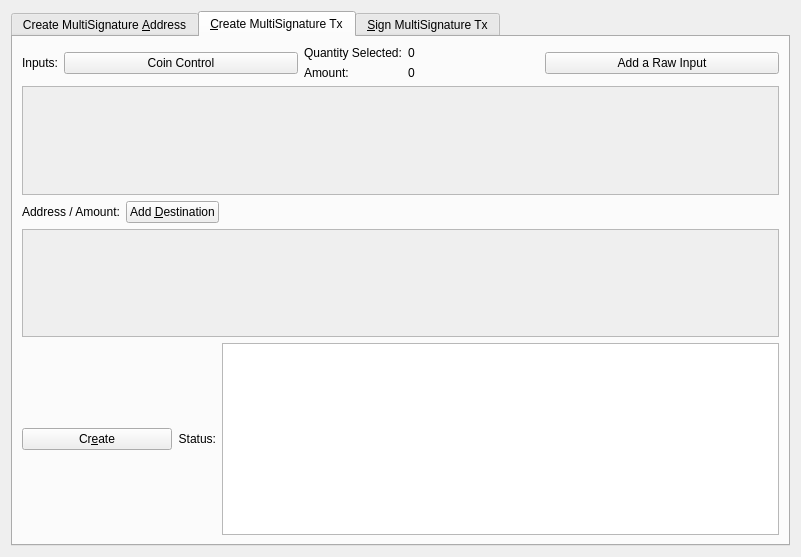
<?xml version="1.0" encoding="UTF-8"?>
<ui version="4.0">
 <class>MultisigDialog</class>
 <widget class="QDialog" name="MultisigDialog">
  <property name="geometry">
   <rect>
    <x>0</x>
    <y>0</y>
    <width>801</width>
    <height>557</height>
   </rect>
  </property>
  <property name="sizePolicy">
   <sizepolicy hsizetype="Fixed" vsizetype="Fixed">
    <horstretch>0</horstretch>
    <verstretch>0</verstretch>
   </sizepolicy>
  </property>
  <property name="windowTitle">
   <string>Multisignature Address Interactions</string>
  </property>
  <layout class="QVBoxLayout" name="verticalLayout_8">
   <item>
    <widget class="QTabWidget" name="multisigTabWidget">
     <property name="styleSheet">
      <string notr="true">QScrollArea{border: 1px solid #5b4c7c;}
QFrame{background-color:#f2f0f0;}
QLabel{background-color:#ffffff;}
QFrame &gt; QLabel{background-color:#f2f0f0;}</string>
     </property>
     <property name="currentIndex">
      <number>1</number>
     </property>
     <widget class="QWidget" name="addMultisigTab">
      <property name="sizePolicy">
       <sizepolicy hsizetype="Minimum" vsizetype="Minimum">
        <horstretch>0</horstretch>
        <verstretch>0</verstretch>
       </sizepolicy>
      </property>
      <attribute name="title">
       <string>Create MultiSignature &amp;Address</string>
      </attribute>
      <layout class="QVBoxLayout" name="verticalLayout">
       <item>
        <layout class="QHBoxLayout" name="enterMLayout">
         <item>
          <widget class="QSpinBox" name="enterMSpinbox">
           <property name="sizePolicy">
            <sizepolicy hsizetype="Fixed" vsizetype="Fixed">
             <horstretch>0</horstretch>
             <verstretch>0</verstretch>
            </sizepolicy>
           </property>
           <property name="toolTip">
            <string>How many people must sign to verify a transaction</string>
           </property>
           <property name="minimum">
            <number>1</number>
           </property>
           <property name="maximum">
            <number>16</number>
           </property>
           <property name="value">
            <number>1</number>
           </property>
          </widget>
         </item>
         <item>
          <widget class="QLabel" name="enterMLabel">
           <property name="text">
            <string>Enter the minimum number of signatures required to sign transactions</string>
           </property>
          </widget>
         </item>
        </layout>
       </item>
       <item>
        <layout class="QHBoxLayout" name="addressLabelLayout">
         <item>
          <widget class="QLabel" name="addressLableLabel">
           <property name="text">
            <string>Address Label:</string>
           </property>
          </widget>
         </item>
         <item>
          <widget class="QLineEdit" name="multisigAddressLabel"/>
         </item>
        </layout>
       </item>
       <item>
        <layout class="QHBoxLayout" name="addAddressLayout">
         <item>
          <widget class="QPushButton" name="addAddressButton">
           <property name="toolTip">
            <string>Add another address that could sign to verify a transaction from the multisig address.</string>
           </property>
           <property name="text">
            <string>&amp;Add Address / Key</string>
           </property>
           <property name="icon">
            <iconset resource="../dwe.qrc">
             <normaloff>:/icons/add</normaloff>:/icons/add</iconset>
           </property>
           <property name="autoDefault">
            <bool>false</bool>
           </property>
          </widget>
         </item>
         <item>
          <widget class="QLabel" name="addAddressLabel">
           <property name="sizePolicy">
            <sizepolicy hsizetype="Preferred" vsizetype="Fixed">
             <horstretch>0</horstretch>
             <verstretch>0</verstretch>
            </sizepolicy>
           </property>
           <property name="text">
            <string>Local addresses or public keys that can sign:</string>
           </property>
          </widget>
         </item>
         <item>
          <spacer name="addAddressSpacer_2">
           <property name="orientation">
            <enum>Qt::Horizontal</enum>
           </property>
           <property name="sizeHint" stdset="0">
            <size>
             <width>40</width>
             <height>10</height>
            </size>
           </property>
          </spacer>
         </item>
        </layout>
       </item>
       <item>
        <widget class="QScrollArea" name="addAddressScrollArea">
         <property name="sizePolicy">
          <sizepolicy hsizetype="Preferred" vsizetype="Expanding">
           <horstretch>0</horstretch>
           <verstretch>0</verstretch>
          </sizepolicy>
         </property>
         <property name="widgetResizable">
          <bool>true</bool>
         </property>
         <widget class="QWidget" name="addAddressWidget">
          <property name="geometry">
           <rect>
            <x>0</x>
            <y>0</y>
            <width>729</width>
            <height>167</height>
           </rect>
          </property>
          <layout class="QVBoxLayout" name="verticalLayout_5">
           <item>
            <layout class="QVBoxLayout" name="addressList"/>
           </item>
           <item>
            <spacer name="verticalSpacer">
             <property name="orientation">
              <enum>Qt::Vertical</enum>
             </property>
             <property name="sizeHint" stdset="0">
              <size>
               <width>20</width>
               <height>40</height>
              </size>
             </property>
            </spacer>
           </item>
          </layout>
         </widget>
        </widget>
       </item>
       <item>
        <layout class="QHBoxLayout" name="addMultisigLayout">
         <item>
          <widget class="QPushButton" name="addMultisigButton">
           <property name="sizePolicy">
            <sizepolicy hsizetype="Preferred" vsizetype="Fixed">
             <horstretch>0</horstretch>
             <verstretch>0</verstretch>
            </sizepolicy>
           </property>
           <property name="toolTip">
            <string>Create a new multisig address</string>
           </property>
           <property name="toolTipDuration">
            <number>-3</number>
           </property>
           <property name="text">
            <string>C&amp;reate</string>
           </property>
           <property name="icon">
            <iconset resource="../dwe.qrc">
             <normaloff>:/icons/filesave</normaloff>:/icons/filesave</iconset>
           </property>
           <property name="autoDefault">
            <bool>false</bool>
           </property>
          </widget>
         </item>
         <item>
          <widget class="QLabel" name="label">
           <property name="text">
            <string>Status:</string>
           </property>
          </widget>
         </item>
         <item>
          <widget class="QTextEdit" name="addMultisigStatus">
           <property name="sizePolicy">
            <sizepolicy hsizetype="Expanding" vsizetype="Fixed">
             <horstretch>0</horstretch>
             <verstretch>0</verstretch>
            </sizepolicy>
           </property>
           <property name="maximumSize">
            <size>
             <width>16777215</width>
             <height>75</height>
            </size>
           </property>
           <property name="readOnly">
            <bool>true</bool>
           </property>
           <property name="textInteractionFlags">
            <set>Qt::TextSelectableByKeyboard|Qt::TextSelectableByMouse</set>
           </property>
          </widget>
         </item>
        </layout>
       </item>
       <item>
        <widget class="QLabel" name="label_2">
         <property name="sizePolicy">
          <sizepolicy hsizetype="Preferred" vsizetype="Preferred">
           <horstretch>0</horstretch>
           <verstretch>0</verstretch>
          </sizepolicy>
         </property>
         <property name="text">
          <string>Use below to quickly import an address by its redeem. Don't forget to add a label before clicking import!
Keep in mind, the wallet will rescan the blockchain to find transactions containing the new address.
Please be patient after clicking import.</string>
         </property>
         <property name="scaledContents">
          <bool>false</bool>
         </property>
         <property name="wordWrap">
          <bool>true</bool>
         </property>
        </widget>
       </item>
       <item>
        <layout class="QHBoxLayout" name="importLayout">
         <item>
          <widget class="QPushButton" name="importAddressButton">
           <property name="sizePolicy">
            <sizepolicy hsizetype="Fixed" vsizetype="Fixed">
             <horstretch>0</horstretch>
             <verstretch>0</verstretch>
            </sizepolicy>
           </property>
           <property name="text">
            <string>&amp;Import Redeem</string>
           </property>
           <property name="icon">
            <iconset resource="../dwe.qrc">
             <normaloff>:/icons/receiving_addresses</normaloff>:/icons/receiving_addresses</iconset>
           </property>
          </widget>
         </item>
         <item>
          <widget class="QLineEdit" name="importRedeem">
           <property name="sizePolicy">
            <sizepolicy hsizetype="Preferred" vsizetype="Fixed">
             <horstretch>0</horstretch>
             <verstretch>0</verstretch>
            </sizepolicy>
           </property>
          </widget>
         </item>
        </layout>
       </item>
      </layout>
     </widget>
     <widget class="QWidget" name="createTransactionTab">
      <attribute name="title">
       <string>&amp;Create MultiSignature Tx</string>
      </attribute>
      <layout class="QVBoxLayout" name="verticalLayout_3">
       <item>
        <layout class="QHBoxLayout" name="horizontalLayout_2">
         <item>
          <layout class="QVBoxLayout" name="createTxLayout">
           <item>
            <layout class="QHBoxLayout" name="addTxInputLayout">
             <item>
              <widget class="QLabel" name="addTxInputLabel">
               <property name="sizePolicy">
                <sizepolicy hsizetype="Fixed" vsizetype="Preferred">
                 <horstretch>0</horstretch>
                 <verstretch>0</verstretch>
                </sizepolicy>
               </property>
               <property name="text">
                <string>Inputs:</string>
               </property>
              </widget>
             </item>
             <item>
              <widget class="QPushButton" name="pushButtonCoinControl">
               <property name="sizePolicy">
                <sizepolicy hsizetype="Preferred" vsizetype="Fixed">
                 <horstretch>0</horstretch>
                 <verstretch>0</verstretch>
                </sizepolicy>
               </property>
               <property name="text">
                <string>Coin Control</string>
               </property>
              </widget>
             </item>
             <item>
              <layout class="QFormLayout" name="formLayout_2">
               <property name="rightMargin">
                <number>10</number>
               </property>
               <item row="0" column="0">
                <widget class="QLabel" name="labelQuantity">
                 <property name="text">
                  <string>Quantity Selected:</string>
                 </property>
                </widget>
               </item>
               <item row="0" column="1">
                <widget class="QLabel" name="labelQuantity_int">
                 <property name="text">
                  <string>0</string>
                 </property>
                </widget>
               </item>
               <item row="1" column="0">
                <widget class="QLabel" name="labelAmount">
                 <property name="text">
                  <string>Amount:</string>
                 </property>
                </widget>
               </item>
               <item row="1" column="1">
                <widget class="QLabel" name="labelAmount_int">
                 <property name="text">
                  <string>0</string>
                 </property>
                </widget>
               </item>
              </layout>
             </item>
             <item>
              <widget class="QPushButton" name="addInputButton">
               <property name="sizePolicy">
                <sizepolicy hsizetype="Preferred" vsizetype="Fixed">
                 <horstretch>0</horstretch>
                 <verstretch>0</verstretch>
                </sizepolicy>
               </property>
               <property name="toolTip">
                <string>Add an input to fund the outputs</string>
               </property>
               <property name="text">
                <string>Add a Raw Input</string>
               </property>
               <property name="icon">
                <iconset resource="../dwe.qrc">
                 <normaloff>:/css/default</normaloff>:/css/default</iconset>
               </property>
              </widget>
             </item>
            </layout>
           </item>
           <item>
            <widget class="QScrollArea" name="txInputsScrollArea">
             <property name="sizePolicy">
              <sizepolicy hsizetype="Preferred" vsizetype="Expanding">
               <horstretch>0</horstretch>
               <verstretch>0</verstretch>
              </sizepolicy>
             </property>
             <property name="widgetResizable">
              <bool>true</bool>
             </property>
             <widget class="QWidget" name="txInputsWidget">
              <property name="geometry">
               <rect>
                <x>0</x>
                <y>0</y>
                <width>713</width>
                <height>71</height>
               </rect>
              </property>
              <layout class="QVBoxLayout" name="verticalLayout_7">
               <item>
                <layout class="QVBoxLayout" name="inputsList"/>
               </item>
               <item>
                <spacer name="txInputsSpacer">
                 <property name="orientation">
                  <enum>Qt::Vertical</enum>
                 </property>
                 <property name="sizeHint" stdset="0">
                  <size>
                   <width>20</width>
                   <height>40</height>
                  </size>
                 </property>
                </spacer>
               </item>
              </layout>
             </widget>
            </widget>
           </item>
           <item>
            <layout class="QHBoxLayout" name="addDestinationLayout">
             <item>
              <widget class="QLabel" name="addDestinationLabel">
               <property name="text">
                <string>Address / Amount:</string>
               </property>
              </widget>
             </item>
             <item>
              <widget class="QPushButton" name="addDestinationButton">
               <property name="sizePolicy">
                <sizepolicy hsizetype="Fixed" vsizetype="Fixed">
                 <horstretch>0</horstretch>
                 <verstretch>0</verstretch>
                </sizepolicy>
               </property>
               <property name="toolTip">
                <string>Add destinations to send DWE to</string>
               </property>
               <property name="text">
                <string>Add &amp;Destination</string>
               </property>
               <property name="icon">
                <iconset resource="../dwe.qrc">
                 <normaloff>:/icons/add</normaloff>:/icons/add</iconset>
               </property>
              </widget>
             </item>
             <item>
              <spacer name="addDestinationHorizontalSpacer">
               <property name="orientation">
                <enum>Qt::Horizontal</enum>
               </property>
               <property name="sizeHint" stdset="0">
                <size>
                 <width>40</width>
                 <height>20</height>
                </size>
               </property>
              </spacer>
             </item>
            </layout>
           </item>
           <item>
            <widget class="QScrollArea" name="destionationsScrollArea">
             <property name="sizePolicy">
              <sizepolicy hsizetype="Expanding" vsizetype="Expanding">
               <horstretch>0</horstretch>
               <verstretch>0</verstretch>
              </sizepolicy>
             </property>
             <property name="widgetResizable">
              <bool>true</bool>
             </property>
             <widget class="QWidget" name="destinationsScrollAreaContents">
              <property name="geometry">
               <rect>
                <x>0</x>
                <y>0</y>
                <width>713</width>
                <height>69</height>
               </rect>
              </property>
              <layout class="QVBoxLayout" name="verticalLayout_11">
               <item>
                <layout class="QVBoxLayout" name="destinationsList"/>
               </item>
               <item>
                <spacer name="destinationsSpacer">
                 <property name="orientation">
                  <enum>Qt::Vertical</enum>
                 </property>
                 <property name="sizeHint" stdset="0">
                  <size>
                   <width>20</width>
                   <height>20</height>
                  </size>
                 </property>
                </spacer>
               </item>
              </layout>
             </widget>
            </widget>
           </item>
           <item>
            <layout class="QHBoxLayout" name="horizontalLayout_4">
             <item>
              <widget class="QPushButton" name="createButton">
               <property name="sizePolicy">
                <sizepolicy hsizetype="Fixed" vsizetype="Fixed">
                 <horstretch>0</horstretch>
                 <verstretch>0</verstretch>
                </sizepolicy>
               </property>
               <property name="minimumSize">
                <size>
                 <width>150</width>
                 <height>0</height>
                </size>
               </property>
               <property name="toolTip">
                <string>Create a transaction object using the given inputs to the given outputs</string>
               </property>
               <property name="text">
                <string>Cr&amp;eate</string>
               </property>
               <property name="icon">
                <iconset resource="../dwe.qrc">
                 <normaloff>:/icons/export</normaloff>:/icons/export</iconset>
               </property>
               <property name="autoDefault">
                <bool>false</bool>
               </property>
               <property name="default">
                <bool>true</bool>
               </property>
              </widget>
             </item>
             <item>
              <widget class="QLabel" name="createButtonLabel">
               <property name="sizePolicy">
                <sizepolicy hsizetype="Fixed" vsizetype="Preferred">
                 <horstretch>0</horstretch>
                 <verstretch>0</verstretch>
                </sizepolicy>
               </property>
               <property name="text">
                <string>Status:</string>
               </property>
               <property name="alignment">
                <set>Qt::AlignRight|Qt::AlignTrailing|Qt::AlignVCenter</set>
               </property>
              </widget>
             </item>
             <item>
              <widget class="QTextEdit" name="createButtonStatus">
               <property name="sizePolicy">
                <sizepolicy hsizetype="Expanding" vsizetype="Minimum">
                 <horstretch>0</horstretch>
                 <verstretch>0</verstretch>
                </sizepolicy>
               </property>
               <property name="maximumSize">
                <size>
                 <width>16777215</width>
                 <height>16777215</height>
                </size>
               </property>
               <property name="readOnly">
                <bool>true</bool>
               </property>
               <property name="html">
                <string>&lt;!DOCTYPE HTML PUBLIC &quot;-//W3C//DTD HTML 4.0//EN&quot; &quot;http://www.w3.org/TR/REC-html40/strict.dtd&quot;&gt;
&lt;html&gt;&lt;head&gt;&lt;meta name=&quot;qrichtext&quot; content=&quot;1&quot; /&gt;&lt;style type=&quot;text/css&quot;&gt;
p, li { white-space: pre-wrap; }
&lt;/style&gt;&lt;/head&gt;&lt;body style=&quot; font-family:'.SF NS Text'; font-size:13pt; font-weight:400; font-style:normal;&quot;&gt;
&lt;p style=&quot;-qt-paragraph-type:empty; margin-top:0px; margin-bottom:0px; margin-left:0px; margin-right:0px; -qt-block-indent:0; text-indent:0px; font-family:'Noto Sans'; font-size:9pt;&quot;&gt;&lt;br /&gt;&lt;/p&gt;&lt;/body&gt;&lt;/html&gt;</string>
               </property>
              </widget>
             </item>
            </layout>
           </item>
          </layout>
         </item>
         <item>
          <layout class="QHBoxLayout" name="horizontalLayout_3"/>
         </item>
        </layout>
       </item>
      </layout>
     </widget>
     <widget class="QWidget" name="signMultisigTransaction">
      <property name="styleSheet">
       <string notr="true">txScrollArea:{
	border: 1px solid #5b4c7c;
}
keyScrollArea:{
	border: 1px solid #5b4c7c;
}
txScrollArea:{
	border: 1px solid #5b4c7c;
}</string>
      </property>
      <attribute name="title">
       <string>&amp;Sign MultiSignature Tx</string>
      </attribute>
      <layout class="QVBoxLayout" name="verticalLayout_4">
       <item>
        <layout class="QHBoxLayout" name="transactionHexLayout">
         <item>
          <widget class="QLabel" name="transactionHexLabel">
           <property name="text">
            <string>Transaction Hex:</string>
           </property>
          </widget>
         </item>
         <item>
          <widget class="QLineEdit" name="transactionHex">
           <property name="toolTip">
            <string/>
           </property>
          </widget>
         </item>
        </layout>
       </item>
       <item>
        <layout class="QHBoxLayout" name="horizontalLayout">
         <item>
          <layout class="QVBoxLayout" name="verticalLayout_2">
           <item>
            <layout class="QHBoxLayout" name="horizontalLayout_7">
             <item>
              <widget class="QPushButton" name="signButton">
               <property name="sizePolicy">
                <sizepolicy hsizetype="Preferred" vsizetype="Fixed">
                 <horstretch>0</horstretch>
                 <verstretch>0</verstretch>
                </sizepolicy>
               </property>
               <property name="minimumSize">
                <size>
                 <width>150</width>
                 <height>0</height>
                </size>
               </property>
               <property name="toolTip">
                <string>Sign the transaction from this wallet or from provided private keys</string>
               </property>
               <property name="text">
                <string>S&amp;ign</string>
               </property>
               <property name="icon">
                <iconset resource="../dwe.qrc">
                 <normaloff>:/icons/edit</normaloff>:/icons/edit</iconset>
               </property>
               <property name="autoDefault">
                <bool>false</bool>
               </property>
               <property name="default">
                <bool>true</bool>
               </property>
              </widget>
             </item>
             <item>
              <widget class="QPushButton" name="commitButton">
               <property name="enabled">
                <bool>false</bool>
               </property>
               <property name="sizePolicy">
                <sizepolicy hsizetype="Preferred" vsizetype="Fixed">
                 <horstretch>0</horstretch>
                 <verstretch>0</verstretch>
                </sizepolicy>
               </property>
               <property name="toolTip">
                <string>&lt;html&gt;&lt;head/&gt;&lt;body&gt;&lt;p&gt;DISABLED until transaction has been signed enough times.&lt;/p&gt;&lt;/body&gt;&lt;/html&gt;</string>
               </property>
               <property name="autoFillBackground">
                <bool>false</bool>
               </property>
               <property name="text">
                <string>Co&amp;mmit</string>
               </property>
               <property name="icon">
                <iconset resource="../dwe.qrc">
                 <normaloff>:/icons/send</normaloff>:/icons/send</iconset>
               </property>
               <property name="autoDefault">
                <bool>true</bool>
               </property>
              </widget>
             </item>
             <item>
              <layout class="QHBoxLayout" name="addPrivKeyLayout">
               <item>
                <widget class="QPushButton" name="addPrivKeyButton">
                 <property name="sizePolicy">
                  <sizepolicy hsizetype="Fixed" vsizetype="Fixed">
                   <horstretch>0</horstretch>
                   <verstretch>0</verstretch>
                  </sizepolicy>
                 </property>
                 <property name="toolTip">
                  <string>Add private keys to sign the transaction with</string>
                 </property>
                 <property name="text">
                  <string>Add Private &amp;Key</string>
                 </property>
                 <property name="icon">
                  <iconset resource="../dwe.qrc">
                   <normaloff>:/icons/add</normaloff>:/icons/add</iconset>
                 </property>
                </widget>
               </item>
               <item>
                <widget class="QLabel" name="addPrivKeyLabel">
                 <property name="text">
                  <string>Sign with only private keys (Not Recommened)</string>
                 </property>
                </widget>
               </item>
              </layout>
             </item>
            </layout>
           </item>
           <item>
            <layout class="QHBoxLayout" name="horizontalLayout_5">
             <item>
              <widget class="QLabel" name="signButtonStatusLabel">
               <property name="text">
                <string>Status:</string>
               </property>
              </widget>
             </item>
             <item>
              <widget class="QTextEdit" name="signButtonStatus">
               <property name="sizePolicy">
                <sizepolicy hsizetype="Expanding" vsizetype="Preferred">
                 <horstretch>0</horstretch>
                 <verstretch>0</verstretch>
                </sizepolicy>
               </property>
               <property name="maximumSize">
                <size>
                 <width>16777215</width>
                 <height>16777215</height>
                </size>
               </property>
               <property name="verticalScrollBarPolicy">
                <enum>Qt::ScrollBarAsNeeded</enum>
               </property>
               <property name="readOnly">
                <bool>true</bool>
               </property>
               <property name="textInteractionFlags">
                <set>Qt::TextSelectableByKeyboard|Qt::TextSelectableByMouse</set>
               </property>
              </widget>
             </item>
            </layout>
           </item>
           <item>
            <widget class="QScrollArea" name="keyScrollArea">
             <property name="sizePolicy">
              <sizepolicy hsizetype="Expanding" vsizetype="Expanding">
               <horstretch>0</horstretch>
               <verstretch>0</verstretch>
              </sizepolicy>
             </property>
             <property name="widgetResizable">
              <bool>true</bool>
             </property>
             <widget class="QWidget" name="keyScrollAreaContents">
              <property name="geometry">
               <rect>
                <x>0</x>
                <y>0</y>
                <width>725</width>
                <height>76</height>
               </rect>
              </property>
              <layout class="QVBoxLayout" name="verticalLayout_9">
               <item>
                <layout class="QVBoxLayout" name="keyList"/>
               </item>
               <item>
                <spacer name="keySpacer">
                 <property name="orientation">
                  <enum>Qt::Vertical</enum>
                 </property>
                 <property name="sizeHint" stdset="0">
                  <size>
                   <width>20</width>
                   <height>40</height>
                  </size>
                 </property>
                </spacer>
               </item>
              </layout>
             </widget>
            </widget>
           </item>
          </layout>
         </item>
        </layout>
       </item>
       <item>
        <spacer name="verticalSpacer_2">
         <property name="orientation">
          <enum>Qt::Vertical</enum>
         </property>
         <property name="sizeHint" stdset="0">
          <size>
           <width>20</width>
           <height>40</height>
          </size>
         </property>
        </spacer>
       </item>
      </layout>
     </widget>
    </widget>
   </item>
  </layout>
 </widget>
 <resources>
  <include location="../dwe.qrc"/>
 </resources>
 <connections/>
</ui>
